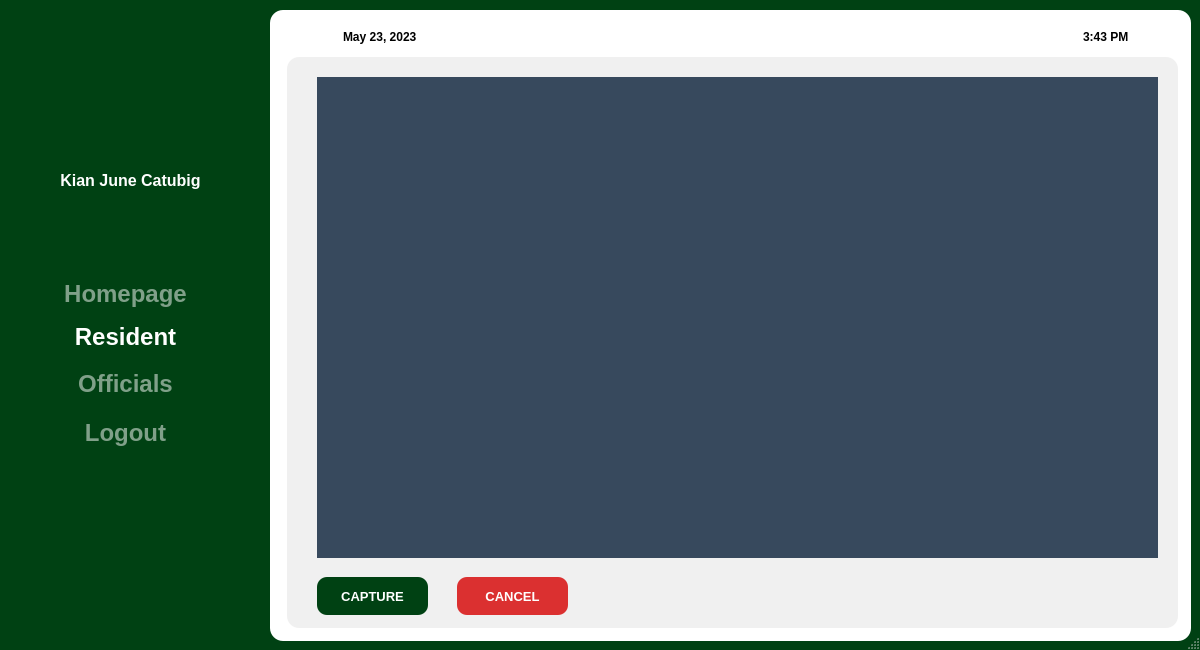
<?xml version="1.0" encoding="UTF-8"?>
<ui version="4.0">
 <class>LogIn</class>
 <widget class="QMainWindow" name="LogIn">
  <property name="geometry">
   <rect>
    <x>0</x>
    <y>0</y>
    <width>1200</width>
    <height>650</height>
   </rect>
  </property>
  <property name="minimumSize">
   <size>
    <width>1200</width>
    <height>650</height>
   </size>
  </property>
  <property name="maximumSize">
   <size>
    <width>1200</width>
    <height>650</height>
   </size>
  </property>
  <property name="windowTitle">
   <string>MainWindow</string>
  </property>
  <widget class="QWidget" name="centralwidget">
   <property name="minimumSize">
    <size>
     <width>1200</width>
     <height>650</height>
    </size>
   </property>
   <property name="maximumSize">
    <size>
     <width>1200</width>
     <height>650</height>
    </size>
   </property>
   <property name="styleSheet">
    <string notr="true">#mainWidget{
background-color: black;
}

#frameLeft{
background-color: green;
}

#frameRight{
background-color: white;
}</string>
   </property>
   <widget class="QWidget" name="mainWidget" native="true">
    <property name="geometry">
     <rect>
      <x>0</x>
      <y>0</y>
      <width>1200</width>
      <height>650</height>
     </rect>
    </property>
    <property name="minimumSize">
     <size>
      <width>1200</width>
      <height>650</height>
     </size>
    </property>
    <property name="maximumSize">
     <size>
      <width>1200</width>
      <height>650</height>
     </size>
    </property>
    <property name="styleSheet">
     <string notr="true">background-color: rgb(0, 65, 19);</string>
    </property>
    <widget class="QWidget" name="dashboard_container" native="true">
     <property name="geometry">
      <rect>
       <x>0</x>
       <y>0</y>
       <width>251</width>
       <height>600</height>
      </rect>
     </property>
     <property name="styleSheet">
      <string notr="true"/>
     </property>
     <widget class="QFrame" name="image_name_container">
      <property name="geometry">
       <rect>
        <x>10</x>
        <y>40</y>
        <width>231</width>
        <height>181</height>
       </rect>
      </property>
      <property name="styleSheet">
       <string notr="true">border: none;</string>
      </property>
      <property name="frameShape">
       <enum>QFrame::StyledPanel</enum>
      </property>
      <property name="frameShadow">
       <enum>QFrame::Raised</enum>
      </property>
      <widget class="QLabel" name="user_image">
       <property name="geometry">
        <rect>
         <x>50</x>
         <y>10</y>
         <width>91</width>
         <height>91</height>
        </rect>
       </property>
       <property name="styleSheet">
        <string notr="true"/>
       </property>
       <property name="text">
        <string/>
       </property>
       <property name="pixmap">
        <pixmap>kj.jpg</pixmap>
       </property>
       <property name="scaledContents">
        <bool>true</bool>
       </property>
      </widget>
      <widget class="QLabel" name="user_name">
       <property name="geometry">
        <rect>
         <x>0</x>
         <y>110</y>
         <width>241</width>
         <height>61</height>
        </rect>
       </property>
       <property name="minimumSize">
        <size>
         <width>0</width>
         <height>61</height>
        </size>
       </property>
       <property name="font">
        <font>
         <pointsize>12</pointsize>
         <bold>true</bold>
        </font>
       </property>
       <property name="styleSheet">
        <string notr="true">color: white;
font-weight: bold;</string>
       </property>
       <property name="text">
        <string>&lt;html&gt;&lt;head/&gt;&lt;body&gt;&lt;p align=&quot;center&quot;&gt;Kian June Catubig&lt;/p&gt;&lt;/body&gt;&lt;/html&gt;</string>
       </property>
      </widget>
     </widget>
     <widget class="QFrame" name="button_container">
      <property name="geometry">
       <rect>
        <x>10</x>
        <y>240</y>
        <width>231</width>
        <height>281</height>
       </rect>
      </property>
      <property name="minimumSize">
       <size>
        <width>231</width>
        <height>281</height>
       </size>
      </property>
      <property name="cursor">
       <cursorShape>PointingHandCursor</cursorShape>
      </property>
      <property name="styleSheet">
       <string notr="true">QPushButton{
color: rgb(128, 160, 137);
border: none;
cursor: pointer;
}

QPushButton:hover{
color:  white;
}

QFrame{
border: none;
}</string>
      </property>
      <property name="frameShape">
       <enum>QFrame::StyledPanel</enum>
      </property>
      <property name="frameShadow">
       <enum>QFrame::Raised</enum>
      </property>
      <layout class="QVBoxLayout" name="verticalLayout">
       <property name="spacing">
        <number>0</number>
       </property>
       <property name="leftMargin">
        <number>9</number>
       </property>
       <property name="topMargin">
        <number>25</number>
       </property>
       <property name="bottomMargin">
        <number>56</number>
       </property>
       <item>
        <widget class="QPushButton" name="homepage_button">
         <property name="minimumSize">
          <size>
           <width>21</width>
           <height>13</height>
          </size>
         </property>
         <property name="font">
          <font>
           <pointsize>18</pointsize>
           <bold>true</bold>
          </font>
         </property>
         <property name="styleSheet">
          <string notr="true"/>
         </property>
         <property name="text">
          <string>Homepage</string>
         </property>
        </widget>
       </item>
       <item>
        <widget class="QPushButton" name="resident_button">
         <property name="minimumSize">
          <size>
           <width>70</width>
           <height>15</height>
          </size>
         </property>
         <property name="font">
          <font>
           <pointsize>18</pointsize>
           <bold>true</bold>
          </font>
         </property>
         <property name="styleSheet">
          <string notr="true">color: white;</string>
         </property>
         <property name="text">
          <string>Resident</string>
         </property>
        </widget>
       </item>
       <item>
        <widget class="QPushButton" name="official_button">
         <property name="minimumSize">
          <size>
           <width>70</width>
           <height>36</height>
          </size>
         </property>
         <property name="font">
          <font>
           <pointsize>18</pointsize>
           <bold>true</bold>
          </font>
         </property>
         <property name="styleSheet">
          <string notr="true"/>
         </property>
         <property name="text">
          <string>Officials</string>
         </property>
        </widget>
       </item>
       <item>
        <widget class="QPushButton" name="logout_button">
         <property name="minimumSize">
          <size>
           <width>70</width>
           <height>31</height>
          </size>
         </property>
         <property name="font">
          <font>
           <pointsize>18</pointsize>
           <bold>true</bold>
          </font>
         </property>
         <property name="styleSheet">
          <string notr="true"/>
         </property>
         <property name="text">
          <string>Logout</string>
         </property>
        </widget>
       </item>
      </layout>
     </widget>
    </widget>
    <widget class="QWidget" name="main_content" native="true">
     <property name="geometry">
      <rect>
       <x>270</x>
       <y>10</y>
       <width>921</width>
       <height>631</height>
      </rect>
     </property>
     <property name="font">
      <font>
       <pointsize>12</pointsize>
      </font>
     </property>
     <property name="styleSheet">
      <string notr="true">#main_content{
background-color: white;
border-radius: 13px;
}

</string>
     </property>
     <widget class="QFrame" name="header_container">
      <property name="geometry">
       <rect>
        <x>50</x>
        <y>11</y>
        <width>841</width>
        <height>31</height>
       </rect>
      </property>
      <property name="minimumSize">
       <size>
        <width>841</width>
        <height>31</height>
       </size>
      </property>
      <property name="maximumSize">
       <size>
        <width>841</width>
        <height>31</height>
       </size>
      </property>
      <property name="styleSheet">
       <string notr="true">#header_container{
background-color: transparent;
}

QLabel{
background-color: white;
}

#header_text{
letter-spacing: 1.5px;
color: rgb(38, 42, 65);
}

#header_date,
#header_time{
padding-top: 10px;
color: rgb(189, 189, 189);
}</string>
      </property>
      <property name="frameShape">
       <enum>QFrame::StyledPanel</enum>
      </property>
      <property name="frameShadow">
       <enum>QFrame::Raised</enum>
      </property>
      <widget class="QLabel" name="header_date">
       <property name="geometry">
        <rect>
         <x>20</x>
         <y>-10</y>
         <width>81</width>
         <height>41</height>
        </rect>
       </property>
       <property name="minimumSize">
        <size>
         <width>81</width>
         <height>41</height>
        </size>
       </property>
       <property name="maximumSize">
        <size>
         <width>81</width>
         <height>41</height>
        </size>
       </property>
       <property name="font">
        <font>
         <pointsize>9</pointsize>
         <bold>true</bold>
        </font>
       </property>
       <property name="styleSheet">
        <string notr="true">color: black;
font-weight: bold</string>
       </property>
       <property name="text">
        <string>May 23, 2023</string>
       </property>
      </widget>
      <widget class="QLabel" name="header_time">
       <property name="geometry">
        <rect>
         <x>760</x>
         <y>-10</y>
         <width>51</width>
         <height>41</height>
        </rect>
       </property>
       <property name="minimumSize">
        <size>
         <width>51</width>
         <height>41</height>
        </size>
       </property>
       <property name="maximumSize">
        <size>
         <width>51</width>
         <height>41</height>
        </size>
       </property>
       <property name="font">
        <font>
         <pointsize>9</pointsize>
         <bold>true</bold>
        </font>
       </property>
       <property name="styleSheet">
        <string notr="true">color: black;
font-weight: bold;</string>
       </property>
       <property name="text">
        <string>3:43 PM</string>
       </property>
      </widget>
     </widget>
     <widget class="QFrame" name="information_container">
      <property name="geometry">
       <rect>
        <x>17</x>
        <y>47</y>
        <width>891</width>
        <height>571</height>
       </rect>
      </property>
      <property name="minimumSize">
       <size>
        <width>741</width>
        <height>461</height>
       </size>
      </property>
      <property name="styleSheet">
       <string notr="true">#information_container{
background-color: rgb(240, 240, 240);
border-radius: 12px;
}</string>
      </property>
      <property name="frameShape">
       <enum>QFrame::StyledPanel</enum>
      </property>
      <property name="frameShadow">
       <enum>QFrame::Raised</enum>
      </property>
      <widget class="QPushButton" name="add_resident_button">
       <property name="geometry">
        <rect>
         <x>170</x>
         <y>520</y>
         <width>111</width>
         <height>38</height>
        </rect>
       </property>
       <property name="font">
        <font>
         <pointsize>10</pointsize>
         <bold>true</bold>
        </font>
       </property>
       <property name="cursor">
        <cursorShape>PointingHandCursor</cursorShape>
       </property>
       <property name="styleSheet">
        <string notr="true">#add_resident_button{
background-color: rgb(219, 48, 48);
color: white;
border-radius: 10px;
}

#add_resident_button:hover{
background-color: rgb(18, 131, 126);
}

</string>
       </property>
       <property name="text">
        <string>CANCEL</string>
       </property>
      </widget>
      <widget class="QPushButton" name="update_resident_button">
       <property name="geometry">
        <rect>
         <x>30</x>
         <y>520</y>
         <width>111</width>
         <height>38</height>
        </rect>
       </property>
       <property name="font">
        <font>
         <pointsize>10</pointsize>
         <bold>true</bold>
        </font>
       </property>
       <property name="cursor">
        <cursorShape>PointingHandCursor</cursorShape>
       </property>
       <property name="styleSheet">
        <string notr="true">#update_resident_button{
border-radius: 10px;
color: white;
}

#update_resident_button:hover{
background-color: rgb(0, 50, 29);
}</string>
       </property>
       <property name="text">
        <string>CAPTURE</string>
       </property>
      </widget>
      <widget class="QLabel" name="label">
       <property name="geometry">
        <rect>
         <x>30</x>
         <y>20</y>
         <width>841</width>
         <height>481</height>
        </rect>
       </property>
       <property name="styleSheet">
        <string notr="true">background-color: rgb(55, 73, 93);</string>
       </property>
       <property name="text">
        <string/>
       </property>
      </widget>
     </widget>
    </widget>
   </widget>
  </widget>
  <widget class="QStatusBar" name="statusbar"/>
 </widget>
 <resources/>
 <connections/>
</ui>
